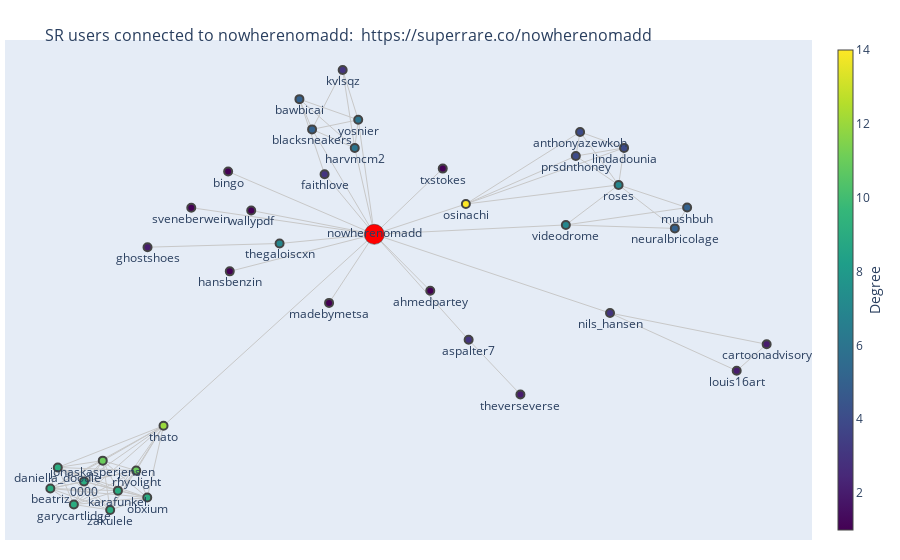

The notebook cell saved with this chart:
### Code cell
create_plotly_visualization(g, user_name, network_radius=10)

### Figure 1 — Plotly figure (JSON) as saved in the notebook; plotly's stock layout.template omitted (floating-point values rounded to 4 significant figures; data arrays with more than 128 entries replaced by an {"elided": "..."} marker saying what was removed)
{"data": [{"hoverinfo": "none", "line": {"color": "rgb(200,200,200)", "width": 1}, "mode": "lines", "type": "scatter", "x": {"elided": "279 float values"}, "y": {"elided": "279 float values"}}, {"hoverinfo": "text", "hovertext": ["ghostshoes :2", "thegaloiscxn :7", "cartoonadvisory :2", "nils_hansen :3", "louis16art :2", "osinachi :14", "karafunkel :9", "thato :12", "garycartlidge :9", "obxium :9", "0000 :9", "jonaskasperjensen :11", "daniella_doodle :9", "zakulele :9", "rhyolight :11", "beatriz :9", "roses :7", "neuralbricolage :5", "lindadounia :4", "aspalter7 :3", "theverseverse :2", "faithlove :3", "mushbuh :5", "videodrome :7", "yosnier :6", "bawbicai :5", "harvmcm2 :6", "anthonyazewkoh :4", "prsdnthoney :4", "blacksneakers :5", "kvlsqz :3", "wallypdf :1", "bingo :1", "hansbenzin :1", "madebymetsa :1", "ahmedpartey :1", "txstokes :1", "sveneberwein :1"], "marker": {"color": [2, 7, 2, 3, 2, 14, 9, 12, 9, 9, 9, 11, 9, 9, 11, 9, 7, 5, 4, 3, 2, 3, 5, 7, 6, 5, 6, 4, 4, 5, 3, 1, 1, 1, 1, 1, 1, 1], "colorbar": {"thickness": 15, "title": {"side": "right", "text": "Degree"}, "xanchor": "left"}, "colorscale": [[0, "#440154"], [0.1111, "#482878"], [0.2222, "#3e4989"], [0.3333, "#31688e"], [0.4444, "#26828e"], [0.5556, "#1f9e89"], [0.6667, "#35b779"], [0.7778, "#6ece58"], [0.8889, "#b5de2b"], [1, "#fde725"]], "line": {"width": 2}, "reversescale": false, "showscale": true, "size": 8}, "mode": "markers+text", "name": "net", "text": ["ghostshoes", "thegaloiscxn", "cartoonadvisory", "nils_hansen", "louis16art", "osinachi", "karafunkel", "thato", "garycartlidge", "obxium", "0000", "jonaskasperjensen", "daniella_doodle", "zakulele", "rhyolight", "beatriz", "roses", "neuralbricolage", "lindadounia", "aspalter7", "theverseverse", "faithlove", "mushbuh", "videodrome", "yosnier", "bawbicai", "harvmcm2", "anthonyazewkoh", "prsdnthoney", "blacksneakers", "kvlsqz", "wallypdf", "bingo", "hansbenzin", "madebymetsa", "ahmedpartey", "txstokes", "sveneberwein"], "textposition": "bottom center", "type": "scatter", "x": [-0.4949, -0.1795, 0.9839, 0.6098, 0.9123, 0.2655, -0.5655, -0.4567, -0.6708, -0.4955, -0.6466, -0.6018, -0.7092, -0.5841, -0.5219, -0.727, 0.6302, 0.7646, 0.6433, 0.2721, 0.3957, -0.072, 0.7939, 0.5043, 0.008353, -0.1321, 6.044e-05, 0.5383, 0.5281, -0.1019, -0.02879, -0.2472, -0.3023, -0.2984, -0.06127, 0.1804, 0.2102, -0.3904], "y": [0.1706, 0.1871, -0.2618, -0.1227, -0.3796, 0.363, -0.9139, -0.6249, -0.9757, -0.9445, -0.8725, -0.7801, -0.8105, -1, -0.8245, -0.9041, 0.4478, 0.2543, 0.6128, -0.242, -0.4855, 0.4953, 0.347, 0.2697, 0.7379, 0.83, 0.6123, 0.6838, 0.5768, 0.6953, 0.9598, 0.3341, 0.5076, 0.06293, -0.07753, -0.0235, 0.5207, 0.3466]}, {"hoverinfo": "text", "hovertext": ["nowherenomadd\nDegree:33"], "marker": {"color": "red", "line": {"color": "rgb(50,50,50)", "width": 0.5}, "size": 20, "symbol": "circle-dot"}, "mode": "markers+text", "name": "net", "text": ["nowherenomadd"], "type": "scatter", "x": [0.04679], "y": [0.228]}], "layout": {"hovermode": "closest", "margin": {"b": 20, "l": 5, "r": 5, "t": 40}, "showlegend": false, "title": {"font": {"size": 16}, "text": "<br>SR users connected to nowherenomadd: <a href='https://superrare.co/nowherenomadd'> https://superrare.co/nowherenomadd</a>"}, "transition": {"duration": 500}, "xaxis": {"showgrid": false, "showticklabels": false, "zeroline": false}, "yaxis": {"showgrid": false, "showticklabels": false, "zeroline": false}}}
